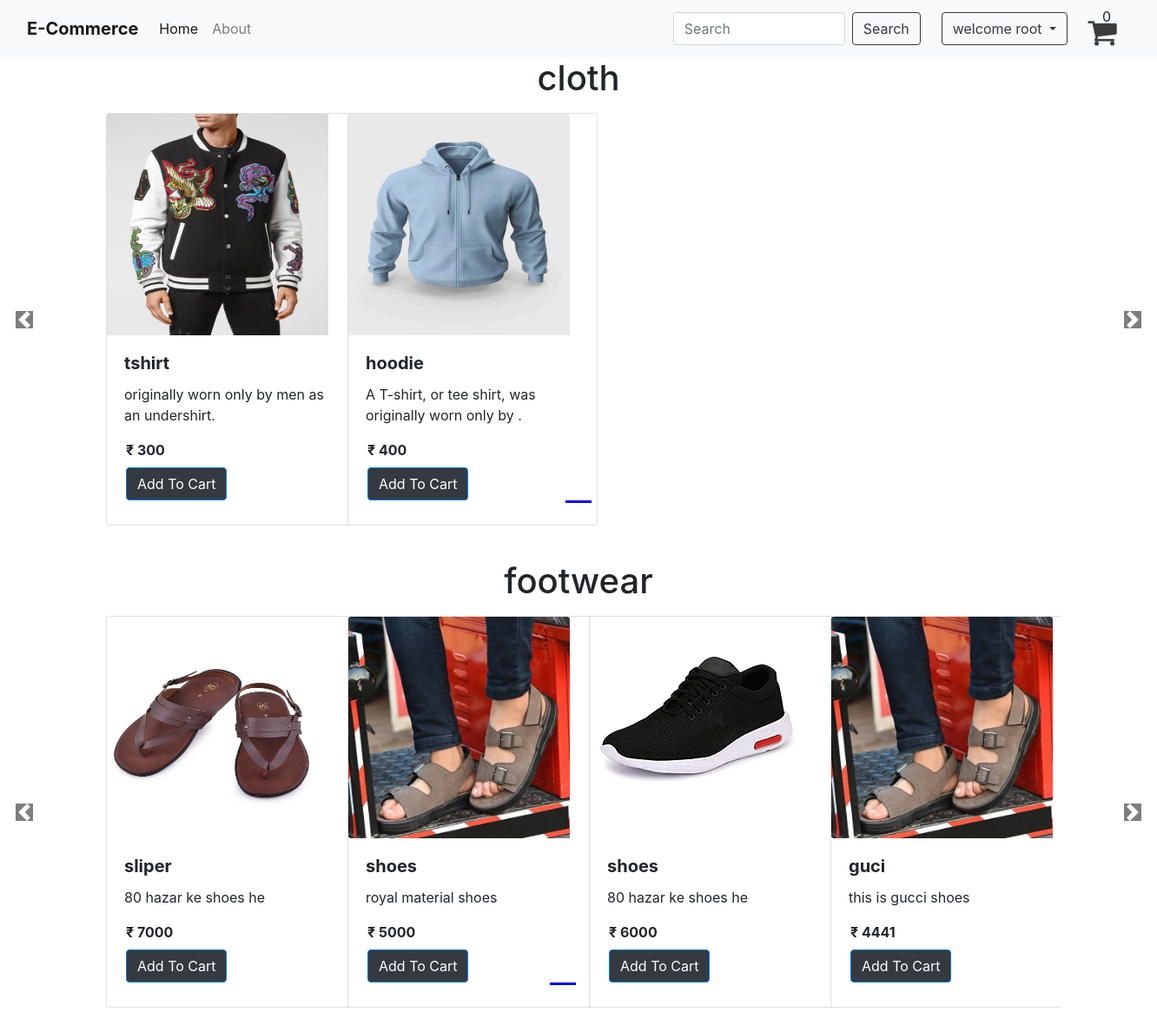
The app's page / (signed in) with its own data.
### core/models.py (models this page shows, shortened)
class Product(models.Model):
    pid = models.AutoField(primary_key=True)
    pname = models.CharField(max_length=50)
    pdesc = models.CharField(max_length=100,default="")
    pcategory = models.CharField(max_length=30,default="")
    psubcategory = models.CharField( max_length=50,default="")
    price = models.IntegerField(default=0)
    pdate = models.DateField()
    image = models.ImageField(upload_to="shop/image",default="")

### core/views.py (the view)
# urls.py: 2. Add a URL to urlpatterns:  path('', views.home, name='home')
def home(request):
    if not request.user.is_authenticated:
        count = 0
    else:
        count = Cart.objects.filter(user=request.user).count()
    products = Product.objects.all()
    allproducts = []
    catproduct = Product.objects.values('pcategory','pid')
    cats  = {item['pcategory'] for item in catproduct}
    for cat in cats:
        prod = Product.objects.filter(pcategory = cat)
        n = len(prod)
        nslides = n//4 + ceil(n/4-n//4)
        allproducts.append([prod,range(1,nslides),nslides])
    return render(request,'home.html',{"allproduct":allproducts,"count":count})

### core/templates/home.html (shortened to what this page needs)
{% extends 'base.html' %}
{% block home %}active{% endblock  %}
{% block body %}
{% load static %}
<div class="container">
    {% for product,range,nslides in allproduct %}
    <h1 class="text-center">{{product.0.pcategory}}</h1>
<div id="demo{{forloop.counter}}" class="carousel slide my-3" data-ride="carousel">
    <ul class="carousel-indicators">
      <li data-target="#demo{{forloop.counter}}" data-slide-to="0" class="active"></li>
       {% for i in range %}
      <li data-target="#demo{{forloop.parentloop.counter}}" data-slide-to="{{i}}" ></li>
      {% endfor %}
    </ul>
    <div class="container carousel-inner no-padding">
      <div class="carousel-item active">
        {% for i in product%}
        <div class="col-xs-3 col-sm-3 col-md-3">
          <div class="card" style="width: 18rem;">
            <img src='/media/{{i.image}}' class="card-img-top" alt="...">
            <div class="card-body">
              <h5 class="card-title font-weight-bold">{{i.pname}}</h5>
              <p class="card-text">{{i.pdesc}}</p>
              <span class="row"  style="margin-left:2px;"><b>&#8377; {{i.price}}</b></span>
              {% if user.is_authenticated %}
              <a href="/addcart?id={{i.pid}}" class="btn btn-primary row my-2 bg-dark" style="margin-left:2px;">Add To Cart</a>
              {% else %}
              <button href="" class="btn btn-primary bg-dark row my-2" disabled style="margin-left:2px;">Add To Cart</button>
              {% endif %}
            </div>
          </div>
        </div>
        {% if forloop.counter|divisibleby:4 and forloop.counter > 0 and not forloop.last %}
      </div><div class="carousel-item">
        {% endif %}
        {% endfor %}
    </div>
</div>
<a class="carousel-control-prev" href="#demo{{forloop.counter}}"  data-slide="prev">
    <span class="carousel-control-prev-icon"></span>
</a>
<a class="carousel-control-next" href="#demo{{forloop.counter}}" data-slide="next">
    <span class="carousel-control-next-icon"></span>
</a>
</div>
<br>
{% endfor %}
</div>
{% endblock %}

### core/templates/base.html (shortened to what this page needs)
<!doctype html>
<html lang="en">
  <head>
      <link rel="stylesheet" href="https://cdnjs.cloudflare.com/ajax/libs/font-awesome/4.7.0/css/font-awesome.min.css">
      <link rel="stylesheet" href="https://stackpath.bootstrapcdn.com/bootstrap/4.2.1/css/bootstrap.min.css">
    </head>
  <body style="max-width: 100%;overflow-x: hidden;">
    <nav class="navbar navbar-expand-lg navbar-light bg-light">
        <div class="container-fluid">
          <a class="navbar-brand font-weight-bolder" href="/">E-Commerce</a>
          <div class="collapse navbar-collapse" id="navbarSupportedContent">
            <ul class="navbar-nav me-auto mb-2 mb-lg-0">
              <li class="nav-item ">
                <a class="nav-link {% block home %}{% endblock home %}" aria-current="page" href="/">Home</a>
              </li>
              <li class="nav-item ">
                <a class="nav-link {% block about %}{% endblock about %}" aria-current="page" href="/about">About</a>
              </li>
        </ul>
          <form class="d-flex mx-3 flex-row" style="padding-left:41%;" role="search">
            <input class="form-control me-2" type="search" placeholder="Search" aria-label="Search">
            <button class="btn btn-outline-dark ml-2" type="submit">Search</button>
          </form>
          {% if user.is_authenticated %}
        <div class="dropdown ml-2" style="width:150px">
          <a class="btn btn-outline-dark dropdown-toggle"  href="#" role="button" data-bs-toggle="dropdown" aria-expanded="false">
            welcome {{user}}
          </a>
        </div>
        <a href="/cart" class="ml-2 btn btn-light" style="height:50px"><span style="position:relative;top:-8px;left: 5px;">{{count}}</span>
          <i class="fa fa-shopping-cart" style="font-size:36px;color: #000000c2;position:relative ;bottom:20px"></i>
        </a>
        {% else %}
        <a class="btn btn-info my-2 my-sm-0 ml-4"   href="/signin">LogIn</a>
        <a class="btn btn-outline-dark  m-2 my-sm-0"  href="/signup">SignUp</a>
      </div>
        {% endif %}
        </div>
      </nav>
      {% block body %}{% endblock body %}
  </body>
</html>

### records on screen
Product: pcategory "cloth", image (picture), pname "tshirt", pdesc "originally worn only by men as an undershirt.", price "300"
Product: image (picture), pname "hoodie", pdesc "A T-shirt, or tee shirt, was originally worn only by .", price "400"
Product: pcategory "footwear", image (picture), pname "sliper", pdesc "80 hazar ke shoes he", price "7000"
Product: image (picture), pname "shoes", pdesc "royal material shoes", price "5000"
Product: image (picture), pname "shoes", pdesc "80 hazar ke shoes he", price "6000"
Product: image (picture), pname "guci", pdesc "this is gucci shoes", price "4441"

### other values on screen
{{ user }} "root"
{{ count }} "0"
